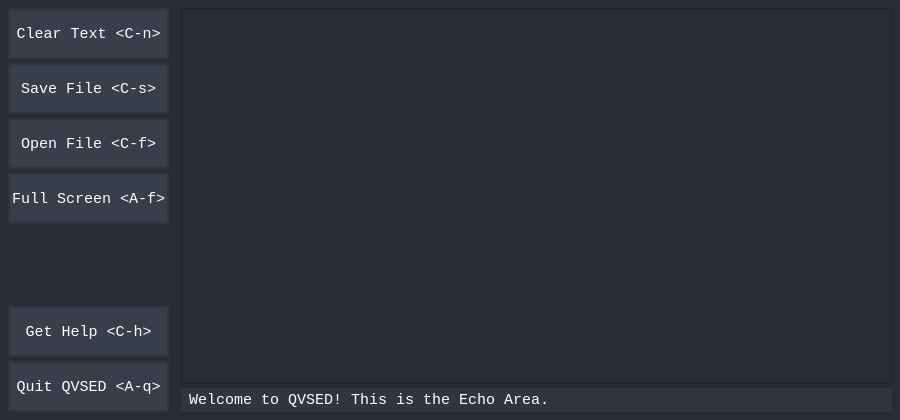
<?xml version="1.0" encoding="UTF-8"?>
<ui version="4.0">
 <author>Arsalan Kazmi</author>
 <class>MainWindow</class>
 <widget class="QMainWindow" name="MainWindow">
  <property name="geometry">
   <rect>
    <x>0</x>
    <y>0</y>
    <width>900</width>
    <height>420</height>
   </rect>
  </property>
  <property name="palette">
   <palette>
    <active>
     <colorrole role="WindowText">
      <brush brushstyle="SolidPattern">
       <color alpha="255">
        <red>255</red>
        <green>255</green>
        <blue>255</blue>
       </color>
      </brush>
     </colorrole>
     <colorrole role="Button">
      <brush brushstyle="SolidPattern">
       <color alpha="255">
        <red>40</red>
        <green>44</green>
        <blue>52</blue>
       </color>
      </brush>
     </colorrole>
     <colorrole role="Light">
      <brush brushstyle="SolidPattern">
       <color alpha="255">
        <red>255</red>
        <green>255</green>
        <blue>255</blue>
       </color>
      </brush>
     </colorrole>
     <colorrole role="Midlight">
      <brush brushstyle="SolidPattern">
       <color alpha="255">
        <red>255</red>
        <green>255</green>
        <blue>255</blue>
       </color>
      </brush>
     </colorrole>
     <colorrole role="Dark">
      <brush brushstyle="SolidPattern">
       <color alpha="255">
        <red>127</red>
        <green>127</green>
        <blue>127</blue>
       </color>
      </brush>
     </colorrole>
     <colorrole role="Mid">
      <brush brushstyle="SolidPattern">
       <color alpha="255">
        <red>170</red>
        <green>170</green>
        <blue>170</blue>
       </color>
      </brush>
     </colorrole>
     <colorrole role="Text">
      <brush brushstyle="SolidPattern">
       <color alpha="255">
        <red>255</red>
        <green>255</green>
        <blue>255</blue>
       </color>
      </brush>
     </colorrole>
     <colorrole role="BrightText">
      <brush brushstyle="SolidPattern">
       <color alpha="255">
        <red>255</red>
        <green>255</green>
        <blue>255</blue>
       </color>
      </brush>
     </colorrole>
     <colorrole role="ButtonText">
      <brush brushstyle="SolidPattern">
       <color alpha="255">
        <red>255</red>
        <green>255</green>
        <blue>255</blue>
       </color>
      </brush>
     </colorrole>
     <colorrole role="Base">
      <brush brushstyle="SolidPattern">
       <color alpha="255">
        <red>40</red>
        <green>44</green>
        <blue>52</blue>
       </color>
      </brush>
     </colorrole>
     <colorrole role="Window">
      <brush brushstyle="SolidPattern">
       <color alpha="255">
        <red>40</red>
        <green>44</green>
        <blue>52</blue>
       </color>
      </brush>
     </colorrole>
     <colorrole role="Shadow">
      <brush brushstyle="SolidPattern">
       <color alpha="255">
        <red>0</red>
        <green>0</green>
        <blue>0</blue>
       </color>
      </brush>
     </colorrole>
     <colorrole role="AlternateBase">
      <brush brushstyle="SolidPattern">
       <color alpha="255">
        <red>255</red>
        <green>255</green>
        <blue>255</blue>
       </color>
      </brush>
     </colorrole>
     <colorrole role="ToolTipBase">
      <brush brushstyle="SolidPattern">
       <color alpha="255">
        <red>255</red>
        <green>255</green>
        <blue>220</blue>
       </color>
      </brush>
     </colorrole>
     <colorrole role="ToolTipText">
      <brush brushstyle="SolidPattern">
       <color alpha="255">
        <red>0</red>
        <green>0</green>
        <blue>0</blue>
       </color>
      </brush>
     </colorrole>
     <colorrole role="PlaceholderText">
      <brush brushstyle="SolidPattern">
       <color alpha="128">
        <red>0</red>
        <green>0</green>
        <blue>0</blue>
       </color>
      </brush>
     </colorrole>
    </active>
    <inactive>
     <colorrole role="WindowText">
      <brush brushstyle="SolidPattern">
       <color alpha="255">
        <red>255</red>
        <green>255</green>
        <blue>255</blue>
       </color>
      </brush>
     </colorrole>
     <colorrole role="Button">
      <brush brushstyle="SolidPattern">
       <color alpha="255">
        <red>40</red>
        <green>44</green>
        <blue>52</blue>
       </color>
      </brush>
     </colorrole>
     <colorrole role="Light">
      <brush brushstyle="SolidPattern">
       <color alpha="255">
        <red>255</red>
        <green>255</green>
        <blue>255</blue>
       </color>
      </brush>
     </colorrole>
     <colorrole role="Midlight">
      <brush brushstyle="SolidPattern">
       <color alpha="255">
        <red>255</red>
        <green>255</green>
        <blue>255</blue>
       </color>
      </brush>
     </colorrole>
     <colorrole role="Dark">
      <brush brushstyle="SolidPattern">
       <color alpha="255">
        <red>127</red>
        <green>127</green>
        <blue>127</blue>
       </color>
      </brush>
     </colorrole>
     <colorrole role="Mid">
      <brush brushstyle="SolidPattern">
       <color alpha="255">
        <red>170</red>
        <green>170</green>
        <blue>170</blue>
       </color>
      </brush>
     </colorrole>
     <colorrole role="Text">
      <brush brushstyle="SolidPattern">
       <color alpha="255">
        <red>255</red>
        <green>255</green>
        <blue>255</blue>
       </color>
      </brush>
     </colorrole>
     <colorrole role="BrightText">
      <brush brushstyle="SolidPattern">
       <color alpha="255">
        <red>255</red>
        <green>255</green>
        <blue>255</blue>
       </color>
      </brush>
     </colorrole>
     <colorrole role="ButtonText">
      <brush brushstyle="SolidPattern">
       <color alpha="255">
        <red>255</red>
        <green>255</green>
        <blue>255</blue>
       </color>
      </brush>
     </colorrole>
     <colorrole role="Base">
      <brush brushstyle="SolidPattern">
       <color alpha="255">
        <red>40</red>
        <green>44</green>
        <blue>52</blue>
       </color>
      </brush>
     </colorrole>
     <colorrole role="Window">
      <brush brushstyle="SolidPattern">
       <color alpha="255">
        <red>40</red>
        <green>44</green>
        <blue>52</blue>
       </color>
      </brush>
     </colorrole>
     <colorrole role="Shadow">
      <brush brushstyle="SolidPattern">
       <color alpha="255">
        <red>0</red>
        <green>0</green>
        <blue>0</blue>
       </color>
      </brush>
     </colorrole>
     <colorrole role="AlternateBase">
      <brush brushstyle="SolidPattern">
       <color alpha="255">
        <red>255</red>
        <green>255</green>
        <blue>255</blue>
       </color>
      </brush>
     </colorrole>
     <colorrole role="ToolTipBase">
      <brush brushstyle="SolidPattern">
       <color alpha="255">
        <red>255</red>
        <green>255</green>
        <blue>220</blue>
       </color>
      </brush>
     </colorrole>
     <colorrole role="ToolTipText">
      <brush brushstyle="SolidPattern">
       <color alpha="255">
        <red>0</red>
        <green>0</green>
        <blue>0</blue>
       </color>
      </brush>
     </colorrole>
     <colorrole role="PlaceholderText">
      <brush brushstyle="SolidPattern">
       <color alpha="128">
        <red>0</red>
        <green>0</green>
        <blue>0</blue>
       </color>
      </brush>
     </colorrole>
    </inactive>
    <disabled>
     <colorrole role="WindowText">
      <brush brushstyle="SolidPattern">
       <color alpha="255">
        <red>255</red>
        <green>255</green>
        <blue>255</blue>
       </color>
      </brush>
     </colorrole>
     <colorrole role="Button">
      <brush brushstyle="SolidPattern">
       <color alpha="255">
        <red>40</red>
        <green>44</green>
        <blue>52</blue>
       </color>
      </brush>
     </colorrole>
     <colorrole role="Light">
      <brush brushstyle="SolidPattern">
       <color alpha="255">
        <red>255</red>
        <green>255</green>
        <blue>255</blue>
       </color>
      </brush>
     </colorrole>
     <colorrole role="Midlight">
      <brush brushstyle="SolidPattern">
       <color alpha="255">
        <red>255</red>
        <green>255</green>
        <blue>255</blue>
       </color>
      </brush>
     </colorrole>
     <colorrole role="Dark">
      <brush brushstyle="SolidPattern">
       <color alpha="255">
        <red>127</red>
        <green>127</green>
        <blue>127</blue>
       </color>
      </brush>
     </colorrole>
     <colorrole role="Mid">
      <brush brushstyle="SolidPattern">
       <color alpha="255">
        <red>170</red>
        <green>170</green>
        <blue>170</blue>
       </color>
      </brush>
     </colorrole>
     <colorrole role="Text">
      <brush brushstyle="SolidPattern">
       <color alpha="255">
        <red>255</red>
        <green>255</green>
        <blue>255</blue>
       </color>
      </brush>
     </colorrole>
     <colorrole role="BrightText">
      <brush brushstyle="SolidPattern">
       <color alpha="255">
        <red>255</red>
        <green>255</green>
        <blue>255</blue>
       </color>
      </brush>
     </colorrole>
     <colorrole role="ButtonText">
      <brush brushstyle="SolidPattern">
       <color alpha="255">
        <red>255</red>
        <green>255</green>
        <blue>255</blue>
       </color>
      </brush>
     </colorrole>
     <colorrole role="Base">
      <brush brushstyle="SolidPattern">
       <color alpha="255">
        <red>40</red>
        <green>44</green>
        <blue>52</blue>
       </color>
      </brush>
     </colorrole>
     <colorrole role="Window">
      <brush brushstyle="SolidPattern">
       <color alpha="255">
        <red>40</red>
        <green>44</green>
        <blue>52</blue>
       </color>
      </brush>
     </colorrole>
     <colorrole role="Shadow">
      <brush brushstyle="SolidPattern">
       <color alpha="255">
        <red>0</red>
        <green>0</green>
        <blue>0</blue>
       </color>
      </brush>
     </colorrole>
     <colorrole role="AlternateBase">
      <brush brushstyle="SolidPattern">
       <color alpha="255">
        <red>255</red>
        <green>255</green>
        <blue>255</blue>
       </color>
      </brush>
     </colorrole>
     <colorrole role="ToolTipBase">
      <brush brushstyle="SolidPattern">
       <color alpha="255">
        <red>255</red>
        <green>255</green>
        <blue>220</blue>
       </color>
      </brush>
     </colorrole>
     <colorrole role="ToolTipText">
      <brush brushstyle="SolidPattern">
       <color alpha="255">
        <red>0</red>
        <green>0</green>
        <blue>0</blue>
       </color>
      </brush>
     </colorrole>
     <colorrole role="PlaceholderText">
      <brush brushstyle="SolidPattern">
       <color alpha="128">
        <red>0</red>
        <green>0</green>
        <blue>0</blue>
       </color>
      </brush>
     </colorrole>
    </disabled>
   </palette>
  </property>
  <property name="font">
   <font>
    <family>monospace</family>
   </font>
  </property>
  <property name="windowTitle">
   <string>QVSED</string>
  </property>
  <property name="styleSheet">
   <string notr="true">color: white;
background: #282c34;</string>
  </property>
  <widget class="QWidget" name="centralwidget">
   <property name="styleSheet">
    <string notr="true">QPushButton {
	border: 2px solid #31353f;
    background: #393f4a;
    padding: 2px;
}

QPushButton:hover {
	background: #31353f;
}

QPushButton:pressed {
	 background: #282c34;
}

QScrollBar:vertical {
    background-color: #31353f;
    width: 16px;
    margin: 16px 0 16px 0;
}

QScrollBar::handle:vertical {
    background-color: #393f4a;
    min-height: 20px;
}

QScrollBar::handle:vertical:hover {
    background-color: #555B67;
}

QScrollBar::add-line:vertical, QScrollBar::sub-line:vertical {
    background: none;
}

QScrollBar::add-page:vertical, QScrollBar::sub-page:vertical {
    background: none;
}</string>
   </property>
   <layout class="QHBoxLayout" name="horizontalLayout">
    <property name="spacing">
     <number>12</number>
    </property>
    <property name="leftMargin">
     <number>8</number>
    </property>
    <property name="topMargin">
     <number>8</number>
    </property>
    <property name="rightMargin">
     <number>8</number>
    </property>
    <property name="bottomMargin">
     <number>8</number>
    </property>
    <item>
     <layout class="QVBoxLayout" name="actionDeck">
      <property name="spacing">
       <number>4</number>
      </property>
      <item>
       <widget class="QPushButton" name="clearButton">
        <property name="minimumSize">
         <size>
          <width>161</width>
          <height>51</height>
         </size>
        </property>
        <property name="maximumSize">
         <size>
          <width>161</width>
          <height>51</height>
         </size>
        </property>
        <property name="font">
         <font>
          <family>monospace</family>
          <pointsize>11</pointsize>
         </font>
        </property>
        <property name="styleSheet">
         <string notr="true"/>
        </property>
        <property name="text">
         <string>Clear Text &lt;C-n&gt;</string>
        </property>
        <property name="flat">
         <bool>false</bool>
        </property>
       </widget>
      </item>
      <item>
       <widget class="QPushButton" name="saveButton">
        <property name="minimumSize">
         <size>
          <width>161</width>
          <height>51</height>
         </size>
        </property>
        <property name="maximumSize">
         <size>
          <width>161</width>
          <height>51</height>
         </size>
        </property>
        <property name="font">
         <font>
          <family>monospace</family>
          <pointsize>11</pointsize>
         </font>
        </property>
        <property name="styleSheet">
         <string notr="true"/>
        </property>
        <property name="text">
         <string>Save File &lt;C-s&gt;</string>
        </property>
        <property name="flat">
         <bool>false</bool>
        </property>
       </widget>
      </item>
      <item>
       <widget class="QPushButton" name="openButton">
        <property name="minimumSize">
         <size>
          <width>161</width>
          <height>51</height>
         </size>
        </property>
        <property name="maximumSize">
         <size>
          <width>161</width>
          <height>51</height>
         </size>
        </property>
        <property name="font">
         <font>
          <family>monospace</family>
          <pointsize>11</pointsize>
         </font>
        </property>
        <property name="styleSheet">
         <string notr="true"/>
        </property>
        <property name="text">
         <string>Open File &lt;C-f&gt;</string>
        </property>
        <property name="flat">
         <bool>false</bool>
        </property>
       </widget>
      </item>
      <item>
       <widget class="QPushButton" name="fullscreenButton">
        <property name="minimumSize">
         <size>
          <width>161</width>
          <height>51</height>
         </size>
        </property>
        <property name="maximumSize">
         <size>
          <width>161</width>
          <height>51</height>
         </size>
        </property>
        <property name="font">
         <font>
          <family>monospace</family>
          <pointsize>11</pointsize>
         </font>
        </property>
        <property name="styleSheet">
         <string notr="true"/>
        </property>
        <property name="text">
         <string>Full Screen &lt;A-f&gt;</string>
        </property>
        <property name="flat">
         <bool>false</bool>
        </property>
       </widget>
      </item>
      <item>
       <spacer name="verticalSpacer">
        <property name="orientation">
         <enum>Qt::Vertical</enum>
        </property>
        <property name="sizeHint" stdset="0">
         <size>
          <width>20</width>
          <height>40</height>
         </size>
        </property>
       </spacer>
      </item>
      <item>
       <widget class="QPushButton" name="helpButton">
        <property name="minimumSize">
         <size>
          <width>161</width>
          <height>51</height>
         </size>
        </property>
        <property name="maximumSize">
         <size>
          <width>161</width>
          <height>51</height>
         </size>
        </property>
        <property name="font">
         <font>
          <family>monospace</family>
          <pointsize>11</pointsize>
         </font>
        </property>
        <property name="styleSheet">
         <string notr="true"/>
        </property>
        <property name="text">
         <string>Get Help &lt;C-h&gt;</string>
        </property>
        <property name="flat">
         <bool>false</bool>
        </property>
       </widget>
      </item>
      <item>
       <widget class="QPushButton" name="quitButton">
        <property name="minimumSize">
         <size>
          <width>161</width>
          <height>51</height>
         </size>
        </property>
        <property name="maximumSize">
         <size>
          <width>161</width>
          <height>51</height>
         </size>
        </property>
        <property name="font">
         <font>
          <family>monospace</family>
          <pointsize>11</pointsize>
         </font>
        </property>
        <property name="styleSheet">
         <string notr="true"/>
        </property>
        <property name="text">
         <string>Quit QVSED &lt;A-q&gt;</string>
        </property>
        <property name="flat">
         <bool>false</bool>
        </property>
       </widget>
      </item>
     </layout>
    </item>
    <item>
     <layout class="QVBoxLayout" name="textAndEchoAreas">
      <property name="spacing">
       <number>4</number>
      </property>
      <item>
       <widget class="QPlainTextEdit" name="textArea">
        <property name="font">
         <font>
          <family>monospace</family>
          <pointsize>11</pointsize>
         </font>
        </property>
        <property name="styleSheet">
         <string notr="true">border: 2px;
background: #31353f;
padding: 5px;

QPlainTextEdit {
    background-color: #f2f2f2;
}

</string>
        </property>
       </widget>
      </item>
      <item>
       <widget class="QLineEdit" name="echoArea">
        <property name="font">
         <font>
          <family>monospace</family>
          <pointsize>11</pointsize>
         </font>
        </property>
        <property name="styleSheet">
         <string notr="true">border: 2px; background: #31353f; padding: 2px 6px;</string>
        </property>
        <property name="text">
         <string>Welcome to QVSED! This is the Echo Area.</string>
        </property>
        <property name="readOnly">
         <bool>true</bool>
        </property>
       </widget>
      </item>
     </layout>
    </item>
   </layout>
  </widget>
 </widget>
 <resources/>
 <connections/>
</ui>
